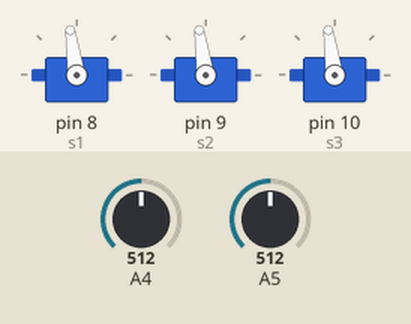
The sketch below on a simulated Arduino Uno, built with avr-gcc and run on an emulated ATmega328P. Parts: 3 × servo. The test bench sets the inputs (shaded band); at power-on: A4 = 512, A5 = 512.

Above: at 8.05 s.
At 8.25 s:
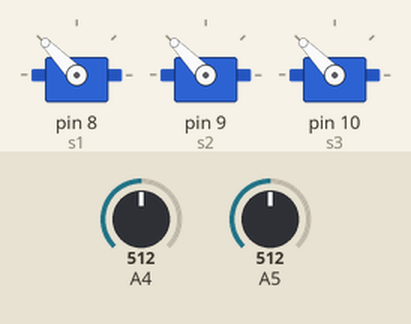
At 8.45 s:
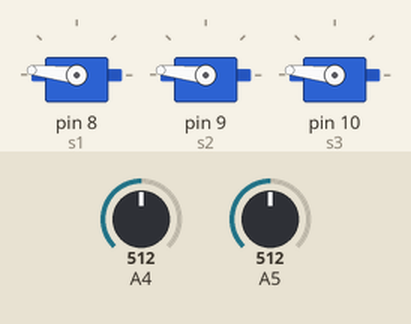
At 8.65 s:
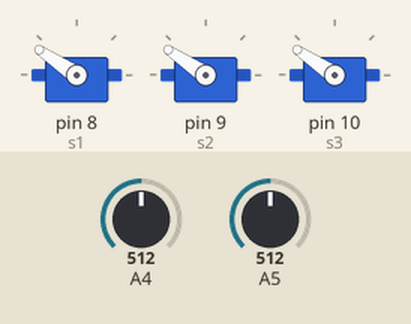
At 8.85 s:
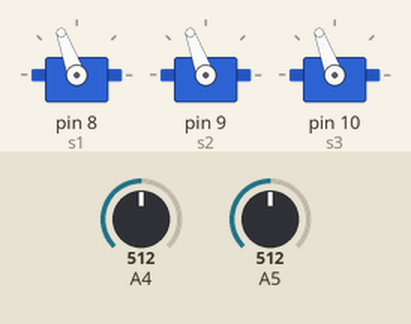
Timing chart, 0 to 11.0 s (numbered marks = the images above):
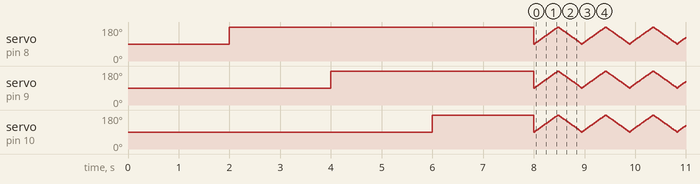

The sketch:

joystick_with_3_servos.ino
```cpp
#include<Servo.h>

Servo s1;
Servo s2;
Servo s3;

void setup() {
  pinMode(A4,INPUT);
  pinMode(A5,INPUT);
  pinMode(8,OUTPUT);
  pinMode(9,OUTPUT);
  pinMode(10,OUTPUT);

  s1.attach(8);
  s1.write(90);
  s2.attach(9);
  s2.write(90);
  s3.attach(10);
  s3.write(90);

  delay(2000);
  s1.write(180);
  delay(2000);
  s2.write(180);
  delay(2000);
  s3.write(180);
  delay(2000);

  Serial.begin(9600);

}

void loop() {
  int a = analogRead(A5);
  int b = analogRead(A4);
  a = map(a,0,1023,90,180);
  b = map(b,0,1023,90,180);
  int c = ((a + b) % 180) + 90;
  for(int i=90; i<180; i++)
  {
    s1.write(i);
    s2.write(i);
    s3.write(i);
    delay(5);

  }

  for(int i=180; i>90; i--)
  {
    s1.write(i);
    s2.write(i);
    s3.write(i);
    delay(5);

  }
}
```
